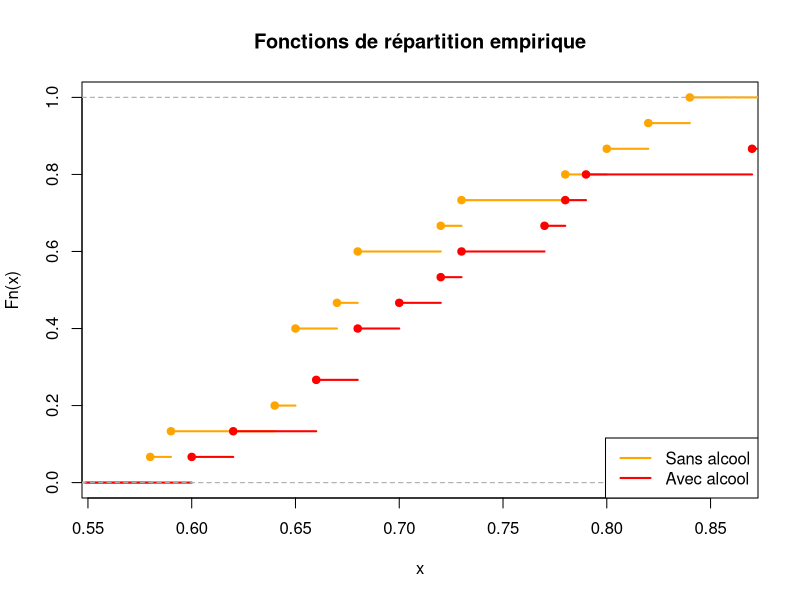

The R source for this figure:
#==========================================================================
#                           Exercice 2
#     Influence de l'alcool sur le temps de réaction    
#==========================================================================

# Les données
# Le vecteur sans_alcool
sans_alcool <- c(0.68, 0.64, 0.68, 0.82, 0.58, 0.80, 0.72, 0.65, 0.84, 0.73, 
                 0.65, 0.59, 0.78, 0.67, 0.65)


# Le vecteur avec_vecteur
avec_alcool <- c(0.73, 0.62, 0.66, 0.92, 0.68, 0.87, 0.77, 0.70, 0.88, 0.79, 
                 0.72, 0.60, 0.78, 0.66, 0.68)

ecdf_sans_alcool <- ecdf(sans_alcool)
ecdf_avec_alcool <- ecdf(avec_alcool)

ecdf_sans_alcool
ecdf_avec_alcool

#Tracer les fonctions de répartitions
#temps de reaction sans consommation d'alcool
plot(ecdf_sans_alcool, main = "Fonctions de répartition empirique", 
     col = "orange", lwd = 2)

#temps de consommation sans alcool
lines(ecdf_avec_alcool, ,col = "red", lwd = 2)

#afficher une legende
legend("bottomright", legend = c("Sans alcool", "Avec alcool"),
       col = c("orange", "red"), lwd = 2) 


# Vérification de la normalité
shapiro_sans_alcool <- shapiro.test(sans_alcool)
shapiro_avec_alcool <- shapiro.test(avec_alcool)

cat("Le taux de normalité pour le groupe sans alcool")
shapiro_sans_alcool

cat("Le taux de normalité pour le groupe avec alcool")
shapiro_avec_alcool

# Test d'égalité des variances
var_test <- var.test(sans_alcool, avec_alcool)
cat("Test dégalité des variance")
print(var_test)



# Test de student pour les échantillons indépendants
test_t <- t.test(avec_alcool, sans_alcool, var.equal = TRUE)
cat("Test de student pour les échantillons")
print(test_t)